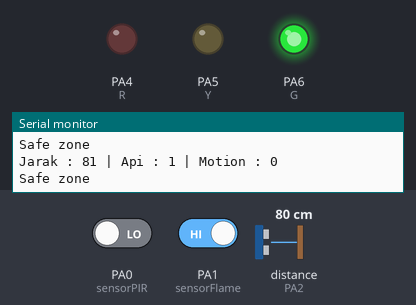
Bench run of a sketch on a simulated STM32 Blue Pill. Shown: output pins drawn as LEDs (lit = HIGH), the last lines printed to the serial monitor. Inputs (shaded band) come from the test bench; at power-on: PA1 (sensorFlame) HIGH, distance to the obstacle (sensor on PA2) 80 cm, PA0 (sensorPIR) LOW. The echo pulse lasts 58.3 µs per cm.

Above: at 1.8 s.
1.9 s: PA1 (sensorFlame) driven LOW
At 2.3 s:
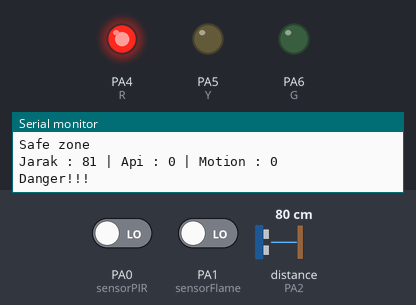
3.5 s: distance to the obstacle (sensor on PA2) set to 95 cm
5.2 s: distance to the obstacle (sensor on PA2) set to 104 cm
At 6.3 s:
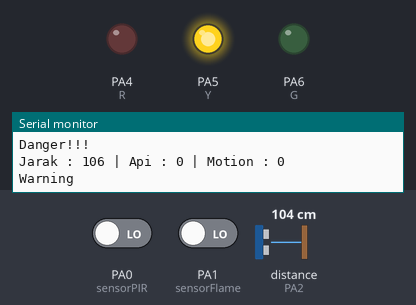
7.5 s: distance to the obstacle (sensor on PA2) set to 2 cm
At 9.2 s:
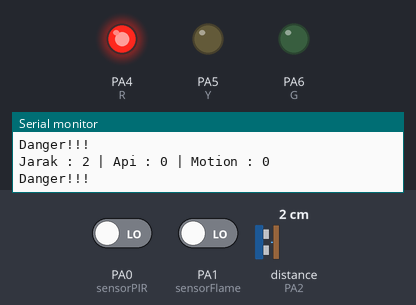
9.5 s: distance to the obstacle (sensor on PA2) set to 120 cm
At 11.2 s:
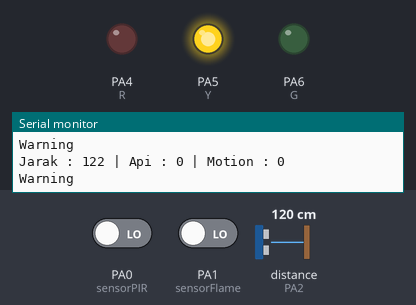
Timing chart, 0 to 12.5 s (numbered marks = the images above; inputs shaded):
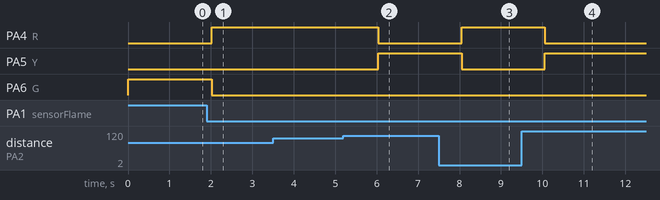

Measured:
- the behaviour switches between 98 and 99 cm on distance to the obstacle (sensor on PA2) (found by bisection; images 1 and 2)
- after the input at 1.9 s, PA4 (R): LOW → HIGH after 0.12 s; PA6 (G): HIGH → LOW after 0.12 s
- after the input at 5.2 s, PA4 (R): HIGH → LOW after 0.84 s; PA5 (Y): LOW → HIGH after 0.84 s
- after the input at 7.5 s, PA4 (R): LOW → HIGH after 0.55 s; PA5 (Y): HIGH → LOW after 0.55 s
- after the input at 9.5 s, PA4 (R): HIGH → LOW after 0.56 s; PA5 (Y): LOW → HIGH after 0.56 s

The sketch:

STM32_SensorFlameSensorPIRSensorUltrasonik.ino
```cpp
//menggunakan library NewPing untuk sensor ultrasonic
#include<NewPing.h>;

//inisialisasi variable sensor ultrasonic
int trigger = PA3;
int echo = PA2;
int batas = 400;

NewPing cm(trigger,echo,batas);

//inisialisasi variable sensor PIR
int sensorPIR = PA0;

//inisialisasi variable sensor Flame
int sensorFlame = PA1;

//inisialisasi variable tambahan
int R = PA4;
int Y = PA5;
int G = PA6;

//int kunci = ;

void setup() {
  Serial.begin(9600);

  //mengatur pin mode input atau output
  pinMode(sensorPIR,INPUT);
  pinMode(sensorFlame, INPUT);

  pinMode(R,OUTPUT);
  pinMode(Y,OUTPUT);
  pinMode(G,OUTPUT);

}

void loop() {
  //baca data
  int readSpace = cm.ping_cm();
//  int readSensorFlame = analogRead(sensorFlame);
//  readSensorFlame = map(readSensorFlame,4095,200,0,100);
  int readSensorFlame = digitalRead(sensorFlame);
  int readSensorPIR = digitalRead(sensorPIR);

  //print serial
  Serial.print("Jarak : ");
  Serial.print(readSpace);
  Serial.print(" | Api : ");
  Serial.print(readSensorFlame);
  Serial.print(" | Motion : ");
  Serial.print(readSensorPIR);
  Serial.println();

  //logic : jika ada api dan jaraknya kurang dari 100 cm maka danger, jika kurang dari 200 dan lebih dari 100 maka warning , lebih dari 200 maka safe zone
  if(readSensorFlame == 0 && readSpace <= 100 && readSpace != 0){
    Serial.println("Danger!!!");
    digitalWrite(R,HIGH);
    digitalWrite(Y,LOW);
    digitalWrite(G,LOW);
  }else if(readSensorFlame == 0 && readSpace > 100 && readSpace <= 200 && readSpace != 0){
    Serial.println("Warning");
    digitalWrite(R,LOW);
    digitalWrite(Y,HIGH);
    digitalWrite(G,LOW);
  }else{
    Serial.println("Safe zone");
    digitalWrite(R,LOW);
    digitalWrite(Y,LOW);
    digitalWrite(G,HIGH);
  }

   delay(1000);

}
```
